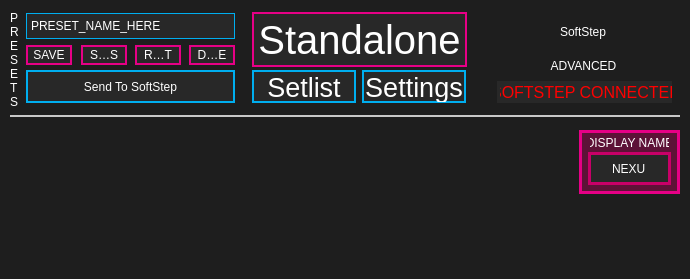
<?xml version="1.0" encoding="UTF-8"?>
<ui version="4.0">
 <class>MainWindow</class>
 <widget class="QMainWindow" name="MainWindow">
  <property name="geometry">
   <rect>
    <x>0</x>
    <y>0</y>
    <width>690</width>
    <height>279</height>
   </rect>
  </property>
  <property name="windowTitle">
   <string>MainWindow</string>
  </property>
  <property name="styleSheet">
   <string notr="true">QWidget
{
	background: rgb(30, 30, 30);
}

/*--------QLineEdit--------*/
QLineEdit
{
	background: rgb(40, 40, 40);
	border: 2px solid rgb(0,174,239);
	font: 20pt &quot;Droid Sans Mono&quot;;
	color: white;
}


/*-------QToolTip-------*/
QToolTip
{
	font: 10px &quot;Futura-Normal&quot;;
	color: rgb(255, 255, 255);
	background: rgba(40, 40, 40, 140);
	border: 1px solid rgb(120, 120, 120);
	padding: 2px;
	width: 22px;
	min-height:20px;
}</string>
  </property>
  <widget class="QWidget" name="centralWidget">
   <widget class="QLabel" name="connectedLabel">
    <property name="geometry">
     <rect>
      <x>497</x>
      <y>81</y>
      <width>175</width>
      <height>22</height>
     </rect>
    </property>
    <property name="font">
     <font>
      <pointsize>12</pointsize>
      <italic>false</italic>
      <bold>false</bold>
     </font>
    </property>
    <property name="toolTip">
     <string/>
    </property>
    <property name="styleSheet">
     <string notr="true">QLabel
{
	font: 12pt &quot;Futura-Normal&quot;;
	color: red;
	background: rgb(40, 40, 40);
	padding: 0px 0px 0px 3px;
}</string>
    </property>
    <property name="text">
     <string>SOFTSTEP CONNECTED</string>
    </property>
    <property name="alignment">
     <set>Qt::AlignCenter</set>
    </property>
   </widget>
   <widget class="QFrame" name="frame_presets">
    <property name="geometry">
     <rect>
      <x>10</x>
      <y>5</y>
      <width>235</width>
      <height>109</height>
     </rect>
    </property>
    <property name="styleSheet">
     <string notr="true">QFrame
{
	background: rgba(60, 60, 60, 0);
	border: none;
}</string>
    </property>
    <property name="frameShape">
     <enum>QFrame::StyledPanel</enum>
    </property>
    <property name="frameShadow">
     <enum>QFrame::Raised</enum>
    </property>
    <widget class="QFrame" name="frame_innerpresets">
     <property name="geometry">
      <rect>
       <x>1</x>
       <y>-2</y>
       <width>237</width>
       <height>108</height>
      </rect>
     </property>
     <property name="styleSheet">
      <string notr="true">/*----------- QFrame ------------*/
QFrame
{
	background: rgba(125, 125, 125, 0);
}

/*----------- QPushButton ------------*/
QPushButton
{
	background: rgb(40, 40, 40);
	color: white;
	border: 2px solid rgb(230,0,134);
	font: 9pt &quot;Futura-Normal&quot;;
	padding: 0,1,0,0;
}

QPushButton:pressed
{
	background: rgb(230, 0, 134);
	color: white;
	border: none;
	font: 9pt &quot;Futura-Normal&quot;;
	padding: 0, 1, 0, 0;
}

/*----------- QToolButton ------------*/
QToolButton
{
	background: rgb(40, 40, 40);
	color: white;
	border: 2px solid rgb(230,0,134);
	font: 9pt &quot;Futura-Normal&quot;;
	padding: 0,1,0,0;
}

QToolButton:pressed
{
	background: rgb(230, 0, 134);
	color: white;
	border: 2px solid rgb(230, 0, 134);
	font: 9pt &quot;Futura-Normal&quot;;
	padding: 0, 1, 0, 0;
}

/*----------- QLabel ------------*/
QLabel
{
	background: rgba(0,0,0,0);
	color: white;
	border: none;
	font: 10pt &quot;Futura-Normal&quot;;
}

/*----------- QComboBox ------------*/
QComboBox
{
	font: 10pt &quot;Futura-Normal&quot;;
	border: 2px solid rgb(0,174,239);
	background-color: rgb(28, 28, 29);
	color: white;
 }

QComboBox QListView
{
	background-color: rgb(40, 40, 40);
	border: transparent;
	padding-left: 3px;
	padding-right: 3px;
	min-width: 35px;
}

QComboBox::item:alternate
{
	background: rgb(90, 90, 90);
}

QComboBox::item:selected
{
	border: 1px solid transparent;
	background: rgb(0,174,239);
}

QComboBox::indicator
{
	background-color: transparent;
	selection-background-color: transparent;
	color: transparent;
	selection-color: white;
}

QComboBox::drop-down
{
	width: 1px;
	height: 1px;
	subcontrol-origin: margin;
	subcontrol-position: right center;
	border-left-width: 0px;
	border-right-width: 0px;
	border-top-width: 0px;
	border-bottom-width: 0px;
}

QComboBox::down-arrow
{
	border: none;
	background: none;
	image: url(:/resources/setlist_combobox_menu_arrows.png);
	padding-right: 20px;
}
</string>
     </property>
     <property name="frameShape">
      <enum>QFrame::StyledPanel</enum>
     </property>
     <property name="frameShadow">
      <enum>QFrame::Raised</enum>
     </property>
     <widget class="QToolButton" name="save">
      <property name="geometry">
       <rect>
        <x>15</x>
        <y>42</y>
        <width>46</width>
        <height>20</height>
       </rect>
      </property>
      <property name="toolTip">
       <string>Save any changes to the &lt;br&gt;current preset.</string>
      </property>
      <property name="styleSheet">
       <string notr="true">/*----------- QToolButton ------------*/
QToolButton
{
	background: rgb(40, 40, 40);
	color: white;
	border: 2px solid rgb(230,0,134);
	font: 10pt &quot;Futura PT&quot;;
	padding: 0,0,0,0;
}

QToolButton:pressed
{
	background: rgb(230, 0, 134);
	color: white;
	border: 2px solid rgb(230, 0, 134);
	font: 10pt &quot;Futura PT&quot;;
	padding: 0, 0, 0, 0;
}</string>
      </property>
      <property name="text">
       <string>SAVE</string>
      </property>
     </widget>
     <widget class="QToolButton" name="saveas">
      <property name="geometry">
       <rect>
        <x>70</x>
        <y>42</y>
        <width>46</width>
        <height>20</height>
       </rect>
      </property>
      <property name="sizePolicy">
       <sizepolicy hsizetype="Fixed" vsizetype="Fixed">
        <horstretch>0</horstretch>
        <verstretch>0</verstretch>
       </sizepolicy>
      </property>
      <property name="toolTip">
       <string>Save the current settings&lt;br&gt; to a new preset slot.</string>
      </property>
      <property name="styleSheet">
       <string notr="true">/*----------- QToolButton ------------*/
QToolButton
{
	background: rgb(40, 40, 40);
	color: white;
	border: 2px solid rgb(230,0,134);
	font: 10pt &quot;Futura PT&quot;;
	padding: 0,0,0,0;
}

QToolButton:pressed
{
	background: rgb(230, 0, 134);
	color: white;
	border: 2px solid rgb(230, 0, 134);
	font: 10pt &quot;Futura PT&quot;;
	padding: 0, 0, 0, 0;
}</string>
      </property>
      <property name="text">
       <string>SAVE AS</string>
      </property>
     </widget>
     <widget class="QToolButton" name="revert">
      <property name="geometry">
       <rect>
        <x>124</x>
        <y>42</y>
        <width>46</width>
        <height>20</height>
       </rect>
      </property>
      <property name="toolTip">
       <string>Revert any unsaved &lt;br&gt;changes in the current &lt;br&gt;preset to its previously &lt;br&gt;saved state.</string>
      </property>
      <property name="styleSheet">
       <string notr="true">/*----------- QToolButton ------------*/
QToolButton
{
	background: rgb(40, 40, 40);
	color: white;
	border: 2px solid rgb(230,0,134);
	font: 10pt &quot;Futura PT&quot;;
	padding: 0,0,0,0;
}

QToolButton:pressed
{
	background: rgb(230, 0, 134);
	color: white;
	border: 2px solid rgb(230, 0, 134);
	font: 10pt &quot;Futura PT&quot;;
	padding: 0, 0, 0, 0;
}</string>
      </property>
      <property name="text">
       <string>REVERT</string>
      </property>
     </widget>
     <widget class="QToolButton" name="deletepreset">
      <property name="geometry">
       <rect>
        <x>178</x>
        <y>42</y>
        <width>46</width>
        <height>20</height>
       </rect>
      </property>
      <property name="toolTip">
       <string>Delete the currently selected preset.</string>
      </property>
      <property name="styleSheet">
       <string notr="true">/*----------- QToolButton ------------*/
QToolButton
{
	background: rgb(40, 40, 40);
	color: white;
	border: 2px solid rgb(230,0,134);
	font: 10pt &quot;Futura PT&quot;;
	padding: 0,0,0,0;
}

QToolButton:pressed
{
	background: rgb(230, 0, 134);
	color: white;
	border: 2px solid rgb(230, 0, 134);
	font: 10pt &quot;Futura PT&quot;;
	padding: 0, 0, 0, 0;
}</string>
      </property>
      <property name="text">
       <string>DELETE</string>
      </property>
     </widget>
     <widget class="QComboBox" name="presetmenu">
      <property name="geometry">
       <rect>
        <x>15</x>
        <y>10</y>
        <width>209</width>
        <height>26</height>
       </rect>
      </property>
      <property name="toolTip">
       <string>The preset currently being edited</string>
      </property>
      <property name="autoFillBackground">
       <bool>false</bool>
      </property>
      <property name="styleSheet">
       <string notr="true">/*----------- QComboBox ------------*/
QComboBox
{
	font: 12pt &quot;Futura-Normal&quot;;
	border: 1px solid rgb(0,174,239);
	background: rgb(40, 40, 40);
	color: white;
	padding: 1px 3px 1px 4px;
 }

QComboBox QListView
{
	background-color: rgb(40, 40, 40);
	border: transparent;
	font: 12px &quot;Futura-Normal&quot;;
	padding-left: 3px;
	padding-right: 3px;
	min-width: 35px;
}

QComboBox::item:alternate
{
	background: rgb(90, 90, 90);
}

QComboBox::item:selected
{
	border: 1px solid transparent;
	background: rgb(0,174,239);
}

QComboBox::indicator
{
	background-color: transparent;
	selection-background-color: transparent;
	color: transparent;
	selection-color: white;
}

QComboBox::drop-down
{
	width: 1px;
	height: 1px;
	subcontrol-origin: margin;
	subcontrol-position: right center;
	border-left-width: 0px;
	border-right-width: 0px;
	border-top-width: 0px;
	border-bottom-width: 0px;
	padding: 1px 1px 1px 4px;
}

</string>
      </property>
      <property name="editable">
       <bool>false</bool>
      </property>
      <property name="frame">
       <bool>true</bool>
      </property>
      <item>
       <property name="text">
        <string>PRESET_NAME_HERE</string>
       </property>
      </item>
      <item>
       <property name="text">
        <string>1</string>
       </property>
      </item>
      <item>
       <property name="text">
        <string>2</string>
       </property>
      </item>
      <item>
       <property name="text">
        <string>3</string>
       </property>
      </item>
      <item>
       <property name="text">
        <string>4</string>
       </property>
      </item>
      <item>
       <property name="text">
        <string>5</string>
       </property>
      </item>
      <item>
       <property name="text">
        <string>6</string>
       </property>
      </item>
      <item>
       <property name="text">
        <string>7</string>
       </property>
      </item>
      <item>
       <property name="text">
        <string>8</string>
       </property>
      </item>
      <item>
       <property name="text">
        <string>9</string>
       </property>
      </item>
      <item>
       <property name="text">
        <string>10</string>
       </property>
      </item>
     </widget>
    </widget>
    <widget class="QToolButton" name="update">
     <property name="geometry">
      <rect>
       <x>16</x>
       <y>65</y>
       <width>209</width>
       <height>33</height>
      </rect>
     </property>
     <property name="toolTip">
      <string>&quot;Make it so.&quot;&lt;p&gt;Update a connected SoftStep's presets with the current setlist.</string>
     </property>
     <property name="styleSheet">
      <string notr="true">/*---------- QToolButton ---------*/
QToolButton
{
	background: rgb(40, 40, 40);
	border: 2px solid rgba(0,174,239,255);
	font: 20pt &quot;Futura-Normal&quot;;
	color: white;
	padding: 0,-1,0,0;
}

QToolButton:pressed
{
	background: rgba(0,174,239,255);
	border: none;
	font: 20pt &quot;Futura-Normal&quot;;
	color: white;
}

QToolButton::disabled
{
	background: rgba(60, 60, 60, 75);
	border: 2px solid rgba(0, 56, 77, 255);
	font: 20pt &quot;Futura-Normal&quot;;
	color: rgba(255, 255, 255, 35);
}

QToolTip
{
	font: 10pt &quot;Futura-Normal&quot;;
}</string>
     </property>
     <property name="text">
      <string>Send To SoftStep</string>
     </property>
    </widget>
    <widget class="QLabel" name="label">
     <property name="geometry">
      <rect>
       <x>0</x>
       <y>6</y>
       <width>10</width>
       <height>100</height>
      </rect>
     </property>
     <property name="styleSheet">
      <string notr="true">	font: 12pt &quot;Futura-Normal&quot;;
	color: white;</string>
     </property>
     <property name="text">
      <string>P R E S E T S</string>
     </property>
     <property name="alignment">
      <set>Qt::AlignLeading|Qt::AlignLeft|Qt::AlignTop</set>
     </property>
     <property name="wordWrap">
      <bool>true</bool>
     </property>
    </widget>
   </widget>
   <widget class="QFrame" name="frame_displayname">
    <property name="geometry">
     <rect>
      <x>579</x>
      <y>130</y>
      <width>101</width>
      <height>64</height>
     </rect>
    </property>
    <property name="styleSheet">
     <string notr="true">QFrame
{
	background: rgba(190, 0, 94, 100);
	border: 3px solid rgb(230,0,134);
}</string>
    </property>
    <property name="frameShape">
     <enum>QFrame::StyledPanel</enum>
    </property>
    <property name="frameShadow">
     <enum>QFrame::Raised</enum>
    </property>
    <widget class="QLineEdit" name="displayName">
     <property name="geometry">
      <rect>
       <x>9</x>
       <y>22</y>
       <width>83</width>
       <height>33</height>
      </rect>
     </property>
     <property name="contextMenuPolicy">
      <enum>Qt::DefaultContextMenu</enum>
     </property>
     <property name="toolTip">
      <string>Sets the current preset's display name. &lt;p&gt; Anything entered here appears on&lt;br&gt; the SoftStep's alphanumeric display&lt;br&gt; when the preset is selected. &lt;p&gt;Limited to a maximum of four &lt;br&gt;characters.</string>
     </property>
     <property name="styleSheet">
      <string notr="true">QLineEdit
{
	border: 3px solid rgb(200,0,104);
	padding-bottom: 2px;
    font: 22pt &quot;Futura PT&quot;;
	padding: 0,-1,0,0;
}

QLineEdit:focus
{
	border: 3px solid white;
	padding-bottom: 2px;
}</string>
     </property>
     <property name="text">
      <string>NEXU</string>
     </property>
     <property name="maxLength">
      <number>4</number>
     </property>
     <property name="alignment">
      <set>Qt::AlignCenter</set>
     </property>
    </widget>
    <widget class="QLabel" name="presetlabel_3">
     <property name="geometry">
      <rect>
       <x>11</x>
       <y>8</y>
       <width>79</width>
       <height>10</height>
      </rect>
     </property>
     <property name="styleSheet">
      <string notr="true">QLabel
{
	background:		none;
	color: 				white;
	font:  10pt &quot;Futura-Normal&quot;;
	border:				none;


}
</string>
     </property>
     <property name="text">
      <string>DISPLAY NAME</string>
     </property>
     <property name="alignment">
      <set>Qt::AlignCenter</set>
     </property>
    </widget>
   </widget>
   <widget class="QLabel" name="label_2">
    <property name="geometry">
     <rect>
      <x>10</x>
      <y>115</y>
      <width>670</width>
      <height>10</height>
     </rect>
    </property>
    <property name="styleSheet">
     <string notr="true">QLabel
{
	border-top: 2px solid rgb(200, 200, 200);
	background: none;
}</string>
    </property>
    <property name="text">
     <string/>
    </property>
   </widget>
   <widget class="QFrame" name="frame_editormode">
    <property name="geometry">
     <rect>
      <x>245</x>
      <y>5</y>
      <width>228</width>
      <height>109</height>
     </rect>
    </property>
    <property name="styleSheet">
     <string notr="true">QFrame
{
	background: rgba(60, 60, 60, 0);
	border: none;
}</string>
    </property>
    <property name="frameShape">
     <enum>QFrame::StyledPanel</enum>
    </property>
    <property name="frameShadow">
     <enum>QFrame::Raised</enum>
    </property>
    <widget class="QPushButton" name="opensetlist">
     <property name="geometry">
      <rect>
       <x>7</x>
       <y>65</y>
       <width>104</width>
       <height>33</height>
      </rect>
     </property>
     <property name="sizePolicy">
      <sizepolicy hsizetype="Minimum" vsizetype="Fixed">
       <horstretch>0</horstretch>
       <verstretch>0</verstretch>
      </sizepolicy>
     </property>
     <property name="minimumSize">
      <size>
       <width>96</width>
       <height>30</height>
      </size>
     </property>
     <property name="maximumSize">
      <size>
       <width>110</width>
       <height>35</height>
      </size>
     </property>
     <property name="font">
      <font>
       <pointsize>20</pointsize>
       <italic>false</italic>
       <bold>false</bold>
      </font>
     </property>
     <property name="toolTip">
      <string>Open the setlist window.</string>
     </property>
     <property name="styleSheet">
      <string notr="true">/*---------- QPushButton ---------*/
QPushButton
{
	background: rgb(40, 40, 40);
	border: 2px solid rgba(0,174,239,255);
	font: 20pt &quot;Futura-Normal&quot;;
	color: white;
	padding: 0,-1,0,0;
}

QPushButton:pressed
{
	background: rgba(0,174,239,255);
	border: none;
	font: 20pt &quot;Futura-Normal&quot;;
	color: white;
}</string>
     </property>
     <property name="text">
      <string>Setlist</string>
     </property>
    </widget>
    <widget class="QPushButton" name="opensettings">
     <property name="geometry">
      <rect>
       <x>117</x>
       <y>65</y>
       <width>104</width>
       <height>33</height>
      </rect>
     </property>
     <property name="sizePolicy">
      <sizepolicy hsizetype="Minimum" vsizetype="Fixed">
       <horstretch>0</horstretch>
       <verstretch>0</verstretch>
      </sizepolicy>
     </property>
     <property name="minimumSize">
      <size>
       <width>96</width>
       <height>30</height>
      </size>
     </property>
     <property name="maximumSize">
      <size>
       <width>110</width>
       <height>35</height>
      </size>
     </property>
     <property name="font">
      <font>
       <pointsize>20</pointsize>
       <italic>false</italic>
       <bold>false</bold>
      </font>
     </property>
     <property name="toolTip">
      <string>Open the settings window.</string>
     </property>
     <property name="styleSheet">
      <string notr="true">/*---------- QPushButton ---------*/
QPushButton
{
	background: rgb(40, 40, 40);
	border: 2px solid rgba(0,174,239,255);
	font: 20pt &quot;Futura-Normal&quot;;
	color: white;
	padding: 0,-1,0,0;
}

QPushButton:pressed
{
	background: rgba(0,174,239,255);
	border: none;
	font: 20pt &quot;Futura-Normal&quot;;
	color: white;
}</string>
     </property>
     <property name="text">
      <string>Settings</string>
     </property>
    </widget>
    <widget class="QPushButton" name="mode">
     <property name="geometry">
      <rect>
       <x>7</x>
       <y>7</y>
       <width>215</width>
       <height>55</height>
      </rect>
     </property>
     <property name="sizePolicy">
      <sizepolicy hsizetype="Minimum" vsizetype="Fixed">
       <horstretch>0</horstretch>
       <verstretch>0</verstretch>
      </sizepolicy>
     </property>
     <property name="minimumSize">
      <size>
       <width>96</width>
       <height>30</height>
      </size>
     </property>
     <property name="maximumSize">
      <size>
       <width>215</width>
       <height>55</height>
      </size>
     </property>
     <property name="font">
      <font>
       <pointsize>30</pointsize>
       <italic>false</italic>
       <bold>false</bold>
      </font>
     </property>
     <property name="toolTip">
      <string>Open the setlist window.</string>
     </property>
     <property name="styleSheet">
      <string notr="true">/*---------- QPushButton ---------*/
QPushButton
{
	background: rgb(40, 40, 40);
	border: 2px solid rgba(230,0,134,255);
	font: 30pt &quot;Futura PT&quot;;
	color: white;
	padding: 0,-1,0,0;
}

QPushButton:pressed
{
	background: rgba(255,0,255,255);
	border: none;
	font: 20pt &quot;Futura-Normal&quot;;
	color: white;
}</string>
     </property>
     <property name="text">
      <string>Standalone</string>
     </property>
    </widget>
   </widget>
   <widget class="QLabel" name="label_3">
    <property name="geometry">
     <rect>
      <x>470</x>
      <y>140</y>
      <width>16</width>
      <height>16</height>
     </rect>
    </property>
    <property name="focusPolicy">
     <enum>Qt::StrongFocus</enum>
    </property>
    <property name="text">
     <string/>
    </property>
   </widget>
   <widget class="QLabel" name="label_4">
    <property name="geometry">
     <rect>
      <x>486</x>
      <y>0</y>
      <width>194</width>
      <height>63</height>
     </rect>
    </property>
    <property name="styleSheet">
     <string notr="true">QLabel
{
	background:		none;
	color: 				white;
	font:  57 49pt &quot;Futura-Normal&quot;;
	border:				none;


}</string>
    </property>
    <property name="text">
     <string>SoftStep</string>
    </property>
    <property name="alignment">
     <set>Qt::AlignCenter</set>
    </property>
   </widget>
   <widget class="QLabel" name="label_5">
    <property name="geometry">
     <rect>
      <x>523</x>
      <y>55</y>
      <width>121</width>
      <height>21</height>
     </rect>
    </property>
    <property name="styleSheet">
     <string notr="true">QLabel
{
	background:		none;
	color: 				white;
	font:  20pt &quot;Futura PT&quot;;
	border:				none;


}</string>
    </property>
    <property name="text">
     <string>ADVANCED</string>
    </property>
    <property name="alignment">
     <set>Qt::AlignCenter</set>
    </property>
   </widget>
  </widget>
  <widget class="QStatusBar" name="statusBar"/>
 </widget>
 <layoutdefault spacing="6" margin="11"/>
 <resources/>
 <connections/>
</ui>
